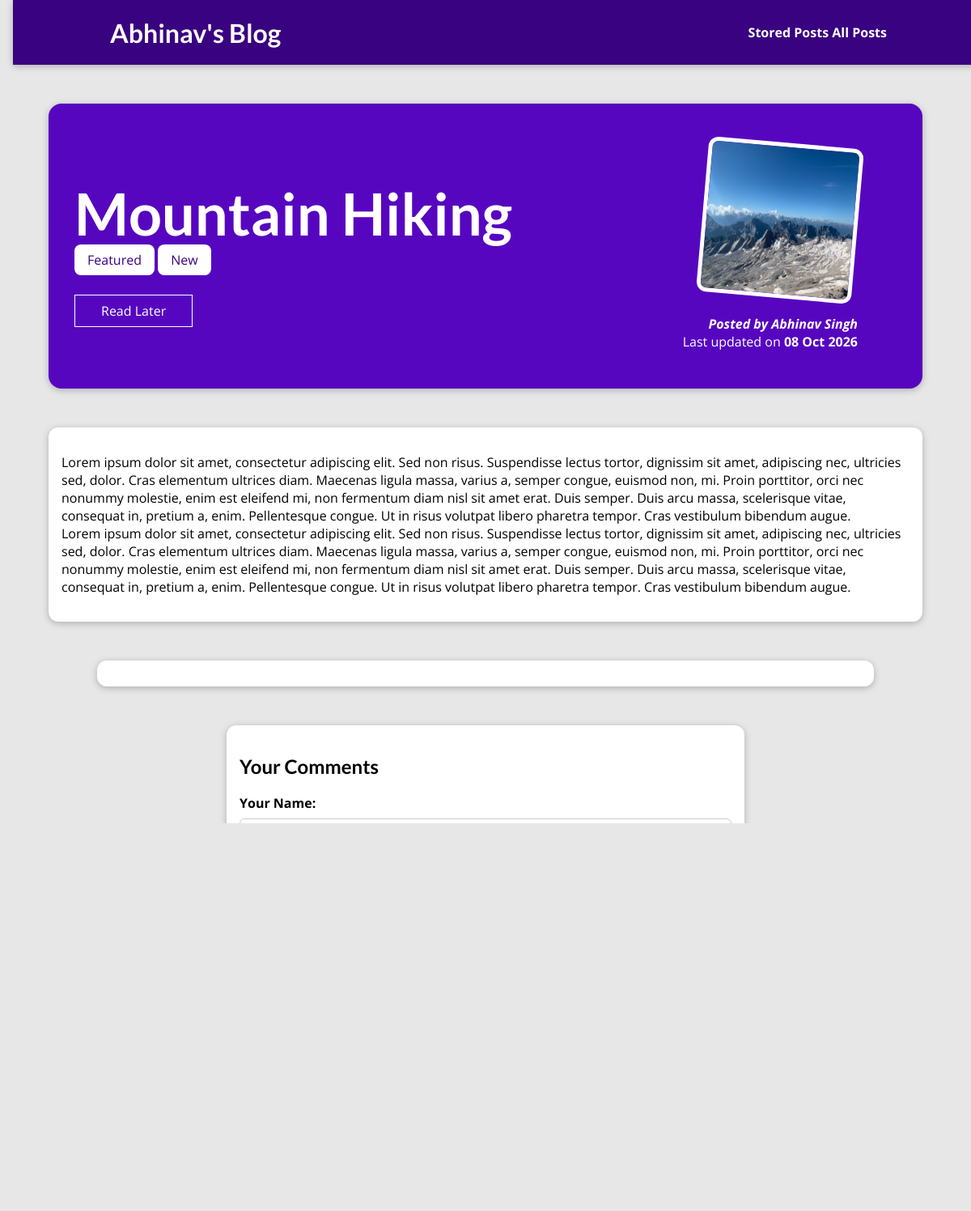
The page /posts/hike-in-the-mountains on the database its author committed.
### blog/models.py (models this page shows, shortened)
class Post(models.Model):
    title = models.CharField(max_length=150)
    excerpt = models.CharField(max_length=200)
    image = models.ImageField(upload_to="posts", null=True)
    date = models.DateField(auto_now=True)
    slug = models.SlugField(unique=True, db_index=True)
    content = models.TextField(validators=[MinLengthValidator(10)])
    author = models.ForeignKey(Author, on_delete=models.SET_NULL, null=True, related_name="posts")
    tags = models.ManyToManyField(Tag)

class Tag(models.Model):
    caption = models.CharField(max_length=20)

class Author(models.Model):
    first_name = models.CharField(max_length=50)
    last_name = models.CharField(max_length=50)
    email = models.EmailField(max_length=254, unique=True)
    def full_name(self):
        return f"{self.first_name} {self.last_name}"
    def __str__(self):
        return self.full_name()

### blog/views.py (the view)
# urls.py: path("posts/<slug:slug>", views.SingletonPostView.as_view(), name="post-detail-page"),
class SingletonPostView(View):
    template_name = "blog/post-detail.html"
    def is_stored_post(self, request, post_id):
        return post_id in request.session.get("stored_posts", [])
    def render_post(self, request, post, comment_form):
        context = {
            "post": post,
            "post_tags": post.tags.all(),
            "comment_form": comment_form,
            "comments": post.comments.all().order_by("-id"),
            "saved_for_later": self.is_stored_post(request, post.id),
        }
        return render(request, self.template_name, context)
    def get(self, request, slug):
        post = get_object_or_404(Post, slug=slug)
        return self.render_post(request, post, CommentForm())
    def post(self, request, slug):
        post = get_object_or_404(Post, slug=slug)
        comment_form = CommentForm(request.POST)
        if comment_form.is_valid():
            comment = comment_form.save(commit=False)
            comment.post = post
            comment.save()
            return HttpResponseRedirect(reverse("post-detail-page", args=[slug]))
        return self.render_post(request, post, comment_form)

### blog/forms.py
class CommentForm(forms.ModelForm):
    class Meta:
        model = Comment
        exclude = ["post"]
        labels = {
            "user_name":"Your Name",
            "user_email":"Your Email",
            "text": "Your Comment"
        }

### blog/templates/blog/post-detail.html (shortened to what this page needs)
{% extends "base.html" %}
{% load static %}
{% block css_files %}
    <link rel="stylesheet" href="{% static 'blog/post-detail.css' %}"/>
{% endblock %}
{% block content %}
    <section id = "summary">
        <h2>{{ post.title }}</h2>
        <div>
            {% for tag in post_tags %}
                <span class="tag">{{ tag.caption }}</span>
            {% endfor %}
        </div>
        <div id = "read-later">
            <form action="{% url "read-later" %}" method="POST">
                <button>
                    {% if saved_for_later %}
                        Remove from "Read Later" List
                    {%else%}
                        Read Later
                    {%endif%}
                </button>
            </form>
        </div>
        <article>
            {% if post.image %}
                <img src="{{ post.image.url }}" alt="{{ post.title }}">
            {% endif %}
            {% if post.author %}
                <address>Posted by <a href="mailto:{{ post.author.email }}">{{ post.author }}</a></address>
            {% endif %}
            <div>
                Last updated on <time> {{ post.date|date:"d M Y" }} </time>
            </div>
        </article>
    </section>
    <main>
        {{post.content|linebreaks}}
    </main>
    <section id="comments">
    </section>
    <div>
    <section id="comment-form">
        <h2>Your Comments</h2>
        <form action="{% url "post-detail-page" post.slug %}" method="POST" novalidate>
            {% for form_field in comment_form %}
                <div class ="form-control {% if form_field.errors %} invalid{% endif %}">
                    {{ form_field.label_tag }}
                    {{ form_field }}
                </div>
            {% endfor %}
            <button>Save Comments</button>
        </form>
    </section>
    </div>
{% endblock %}

### static/app.css (style rules this page uses)
* { box-sizing: border-box; }
html { font-family: 'Open Sans', 'Lato', sans-serif; }
body { margin: 0; }
h1, h2, h3 { font-family: 'Lato', sans-serif; font-weight: bold; }

### blog/static/blog/post-detail.css (style rules this page uses)
body { background-color: #e7e7e7; }
#summary { margin: 8rem auto 3rem auto; padding: 2rem; width: 90%; max-width: 90rem; border-radius: 16px; background-color: #5706c0; position: relative; box-shadow: 0 2px 8px rgba(0, 0, 0, 0.25); height: 22rem; }
#summary h2 { color: white; font-size: 4.5rem; margin-bottom: 0.25rem; }
#summary article { position: absolute; top: 2rem; right: 3rem; padding: 1rem 2rem; border-radius: 12px; text-align: right; color: white; }
#summary article img { width: 12rem; height: 12rem; border-radius: 12px; transform: rotateZ(5deg); border: 5px solid white; margin-bottom: 1rem; }
#summary address { font-weight: bold; }
#summary a { color: white; text-decoration: none; }
#summary time { font-weight: bold; }
#read-later { margin: 2rem 0; }
#read-later button { background-color: transparent; border: 1px solid white; padding: 0.5rem 2rem; font: inherit; color: white; cursor: pointer; }
main { width: 90%; max-width: 90rem; margin: 3rem auto; background-color: white; padding: 1rem; border-radius: 12px; box-shadow: 0 2px 8px rgba(0, 0, 0, 0.25); }
.tag { background-color: white; color: #390281; padding: 0.5rem 1rem; border-radius: 8px; }
#comment-form { margin: 3rem auto; width: 90%; max-width: 40rem; border-radius: 12px; background-color: white; box-shadow: 0 2px 8px rgba(0, 0, 0, 0.25); padding: 1rem; }
#comment-form button { font: inherit; background-color: #390281; color: white; border: 1px solid #390281; padding: 0.5rem 1.5rem; border-radius: 6px; cursor: pointer; }
.form-control { margin-bottom: 1rem; }
.form-control label { font-weight: bold; margin-bottom: 0.5rem; display: block; }
.form-control input, .form-control textarea { display: block; width: 100%; font: inherit; padding: 0.25rem; border-radius: 6px; border: 1px solid #ccc; }
#comments { margin: 3rem auto; width: 90%; max-width: 60rem; border-radius: 12px; background-color: white; box-shadow: 0 2px 8px rgba(0, 0, 0, 0.25); padding: 1rem 2rem; }

### rows shown on the page
Post: title "Mountain Hiking", image (picture), author "Abhinav Singh", date "08 Oct 2026", content "Lorem ipsum dolor sit amet, consectetur adipiscing elit. Sed non risus. Suspendisse lectus tortor, dignissim sit amet, adipiscing nec, ultricies sed, dolor. Cras elementum ultrices diam. Maecenas ligula massa, varius a, semper congue, euismod non, mi. Proin porttitor, orci nec nonummy molestie, enim est eleifend mi, non fermentum diam nisl sit amet erat. Duis semper. Duis arcu massa, scelerisque vitae, consequat in, pretium a, enim. Pellentesque congue. Ut in risus volutpat libero pharetra tempor. Cras vestibulum bibendum augue. Lorem ipsum dolor sit amet, consectetur adipiscing elit. Sed non risus. Suspendisse lectus tortor, dignissim sit amet, adipiscing nec, ultricies sed, dolor. Cras…"
Tag: caption "Featured"
Tag: caption "New"
